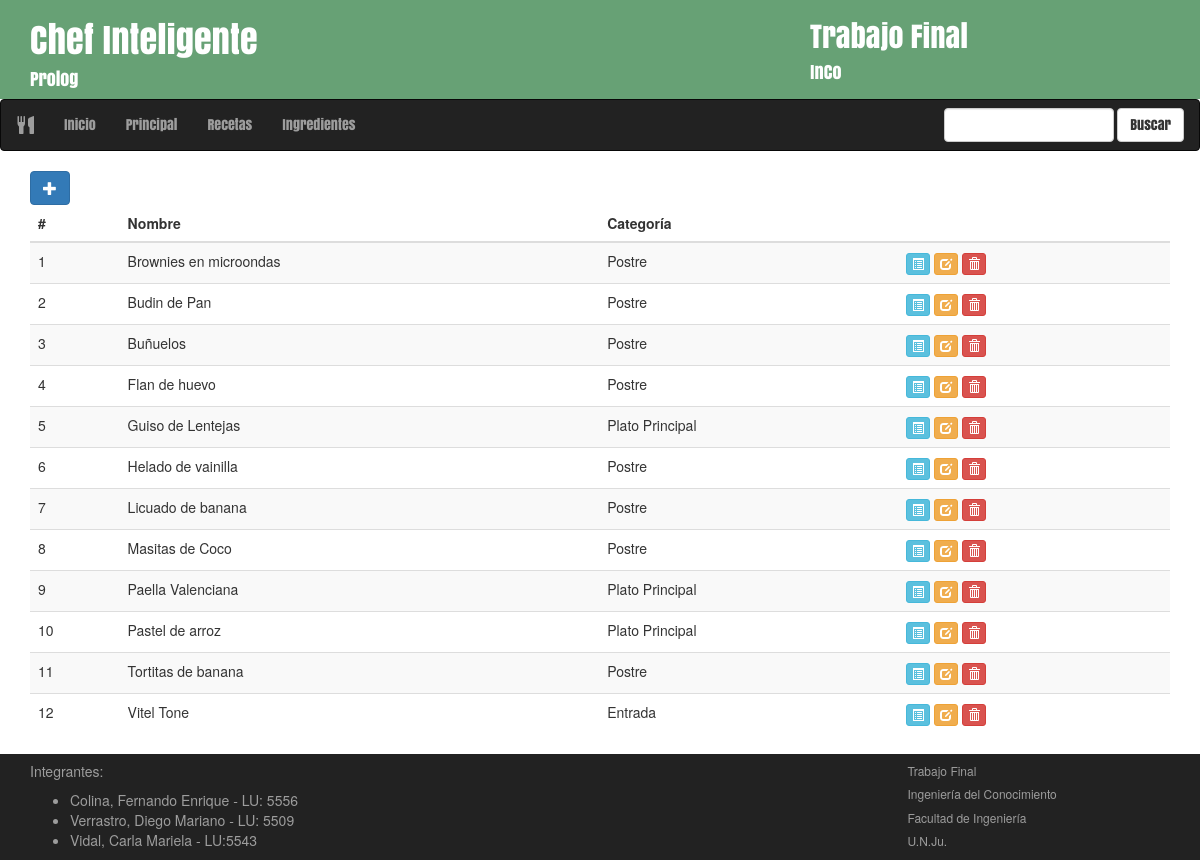
The app's page /recetario/recetas/ with its own data.
### recetario/models.py (models this page shows, shortened)
class Receta(models.Model):
	nombre = models.CharField(max_length=40)
	categoria = models.ForeignKey(Categoria)
	image = models.ImageField(verbose_name='Foto',upload_to='images/', blank=True, null=True)
	ingredientes = models.ManyToManyField(Ingrediente, through='DetalleReceta')
	preparacion = models.TextField()
	def image_tag(self):
		return u'<a target="_blank" href="{0}/{1}"><img class="img-rounded img-responsive" alt="No hay imagen" src="{0}/{1}" /></a>'.format(settings.MEDIA_URL, self.image.name)
	image_tag.short_description = 'Image'
	image_tag.allow_tags = True

class Categoria(models.Model):
	nombre = models.CharField(max_length=20)
	def __unicode__(self):
		return self.nombre

### recetario/views.py (the view)
class RecetasList(generic.ListView):
    model = Receta
    template_name = 'recetario/recetas.html'
    context_object_name = 'recetas_list'
    queryset = Receta.objects.all().order_by('nombre')

### recetario/templates/recetario/recetas.html (shortened to what this page needs)
{% extends 'plquery/base.html' %}
{% block content %}
<div id="listarecetas" class="container">
	<div class="row">
		<div class="col-md-12">
			<a href="{% url 'admin:recetario_receta_add' %}"><button type="button" class="btn btn-primary">
			<span class="glyphicon glyphicon-plus"></button></span></a>
			{% if recetas_list %}
			<div class="table-responsive">
				<table class="table table-hover table-striped">
					<thead>
						<tr>
							<th>#</th>
							<th>Nombre</th>
							<th>Categoría</th>
							<th></th>
						</tr>
					</thead>
					<tbody>
						{% for receta in recetas_list %}
						<tr>
							<td>{{ forloop.counter }}</td>
							<td>{{ receta.nombre }}</td>
							<td>{{ receta.categoria }}</td>
							<td><div class="btn-group">
								<a href="{% url 'recetario:detallereceta' receta.pk %}"><button type="button" class="btn btn-info btn-xs">
									<span class="glyphicon glyphicon-list-alt"></span>
									</button></a>
								<a href="{% url 'admin:recetario_receta_change' receta.id %}"><button type="button" class="btn btn-warning btn-xs">
									<span class="glyphicon glyphicon-edit"></span>
									</button></a>
								<a href="{% url 'admin:recetario_receta_delete' receta.id %}"><button type="button" class="btn btn-danger btn-xs">
									<span class="glyphicon glyphicon-trash"></span>
								</button></a>
							</div></td>
						</tr>
						{% endfor %}
					</tbody>
				</table>
			</div>
			{% else %}
				<p>No hay recetas disponibles</p>
			{% endif %}
		</div>
	</div>
</div>
{% endblock %}

### plquery/static/plquery/css/main.css (style rules this page uses)
html { color: #222; font-size: 1em; line-height: 1.4; }

### records on screen
Receta: nombre "Brownies en microondas", categoria "Postre"
Receta: nombre "Budin de Pan", categoria "Postre"
Receta: nombre "Buñuelos", categoria "Postre"
Receta: nombre "Flan de huevo", categoria "Postre"
Receta: nombre "Guiso de Lentejas", categoria "Plato Principal"
Receta: nombre "Helado de vainilla", categoria "Postre"
Receta: nombre "Licuado de banana", categoria "Postre"
Receta: nombre "Masitas de Coco", categoria "Postre"
Receta: nombre "Paella Valenciana", categoria "Plato Principal"
Receta: nombre "Pastel de arroz", categoria "Plato Principal"
Receta: nombre "Tortitas de banana", categoria "Postre"
Receta: nombre "Vitel Tone", categoria "Entrada"
